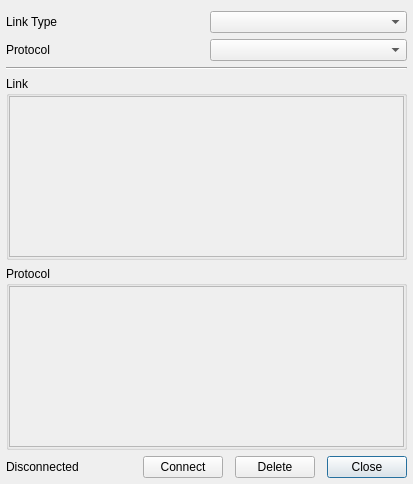
<?xml version="1.0" encoding="UTF-8"?>
<ui version="4.0">
 <class>commSettings</class>
 <widget class="QWidget" name="commSettings">
  <property name="geometry">
   <rect>
    <x>0</x>
    <y>0</y>
    <width>413</width>
    <height>484</height>
   </rect>
  </property>
  <property name="windowTitle">
   <string>Form</string>
  </property>
  <layout class="QGridLayout" name="gridLayout_2" rowstretch="1,1,1,100,100,1">
   <property name="margin">
    <number>6</number>
   </property>
   <property name="spacing">
    <number>6</number>
   </property>
   <item row="0" column="0">
    <spacer name="verticalSpacer">
     <property name="orientation">
      <enum>Qt::Vertical</enum>
     </property>
     <property name="sizeType">
      <enum>QSizePolicy::Fixed</enum>
     </property>
     <property name="sizeHint" stdset="0">
      <size>
       <width>5</width>
       <height>5</height>
      </size>
     </property>
    </spacer>
   </item>
   <item row="1" column="0" colspan="2">
    <layout class="QGridLayout" name="gridLayout">
     <item row="0" column="0">
      <widget class="QLabel" name="label">
       <property name="text">
        <string>Link Type</string>
       </property>
      </widget>
     </item>
     <item row="0" column="1">
      <widget class="QComboBox" name="linkType"/>
     </item>
     <item row="1" column="0">
      <widget class="QLabel" name="label_5">
       <property name="text">
        <string>Protocol</string>
       </property>
      </widget>
     </item>
     <item row="1" column="1">
      <widget class="QComboBox" name="connectionType">
       <property name="currentIndex">
        <number>-1</number>
       </property>
      </widget>
     </item>
    </layout>
   </item>
   <item row="2" column="0" colspan="2">
    <widget class="Line" name="line">
     <property name="orientation">
      <enum>Qt::Horizontal</enum>
     </property>
    </widget>
   </item>
   <item row="3" column="0" colspan="2">
    <widget class="QGroupBox" name="linkGroupBox">
     <property name="title">
      <string>Link</string>
     </property>
     <layout class="QHBoxLayout" name="horizontalLayout_2">
      <property name="spacing">
       <number>0</number>
      </property>
      <property name="margin">
       <number>0</number>
      </property>
      <item>
       <widget class="QScrollArea" name="linkScrollArea">
        <property name="widgetResizable">
         <bool>true</bool>
        </property>
        <widget class="QWidget" name="scrollAreaWidgetContents">
         <property name="geometry">
          <rect>
           <x>0</x>
           <y>0</y>
           <width>393</width>
           <height>154</height>
          </rect>
         </property>
        </widget>
       </widget>
      </item>
     </layout>
    </widget>
   </item>
   <item row="4" column="0" colspan="2">
    <widget class="QGroupBox" name="protocolGroupBox">
     <property name="title">
      <string>Protocol</string>
     </property>
     <layout class="QHBoxLayout" name="horizontalLayout_3">
      <property name="spacing">
       <number>0</number>
      </property>
      <property name="margin">
       <number>0</number>
      </property>
      <item>
       <widget class="QScrollArea" name="protocolScrollArea">
        <property name="widgetResizable">
         <bool>true</bool>
        </property>
        <widget class="QWidget" name="scrollAreaWidgetContents_2">
         <property name="geometry">
          <rect>
           <x>0</x>
           <y>0</y>
           <width>393</width>
           <height>154</height>
          </rect>
         </property>
        </widget>
       </widget>
      </item>
     </layout>
    </widget>
   </item>
   <item row="5" column="0">
    <widget class="QLabel" name="connectionStatusLabel">
     <property name="sizePolicy">
      <sizepolicy hsizetype="Minimum" vsizetype="Minimum">
       <horstretch>0</horstretch>
       <verstretch>0</verstretch>
      </sizepolicy>
     </property>
     <property name="text">
      <string>Disconnected</string>
     </property>
    </widget>
   </item>
   <item row="5" column="1">
    <layout class="QHBoxLayout" name="horizontalLayout">
     <property name="spacing">
      <number>12</number>
     </property>
     <property name="sizeConstraint">
      <enum>QLayout::SetDefaultConstraint</enum>
     </property>
     <item>
      <widget class="QPushButton" name="connectButton">
       <property name="text">
        <string>Connect</string>
       </property>
       <property name="checkable">
        <bool>false</bool>
       </property>
      </widget>
     </item>
     <item>
      <widget class="QPushButton" name="deleteButton">
       <property name="text">
        <string>Delete</string>
       </property>
      </widget>
     </item>
     <item>
      <widget class="QPushButton" name="closeButton">
       <property name="text">
        <string>Close</string>
       </property>
       <property name="default">
        <bool>true</bool>
       </property>
      </widget>
     </item>
    </layout>
   </item>
  </layout>
  <action name="actionDelete">
   <property name="text">
    <string>Delete</string>
   </property>
   <property name="toolTip">
    <string>Delete this link</string>
   </property>
  </action>
  <action name="actionConnect">
   <property name="text">
    <string>Connect</string>
   </property>
   <property name="toolTip">
    <string>Connect this link</string>
   </property>
  </action>
  <action name="actionClose">
   <property name="text">
    <string>Close</string>
   </property>
   <property name="toolTip">
    <string>Close the configuration window</string>
   </property>
  </action>
 </widget>
 <resources/>
 <connections>
  <connection>
   <sender>actionClose</sender>
   <signal>triggered()</signal>
   <receiver>commSettings</receiver>
   <slot>close()</slot>
   <hints>
    <hint type="sourcelabel">
     <x>-1</x>
     <y>-1</y>
    </hint>
    <hint type="destinationlabel">
     <x>224</x>
     <y>195</y>
    </hint>
   </hints>
  </connection>
 </connections>
</ui>
